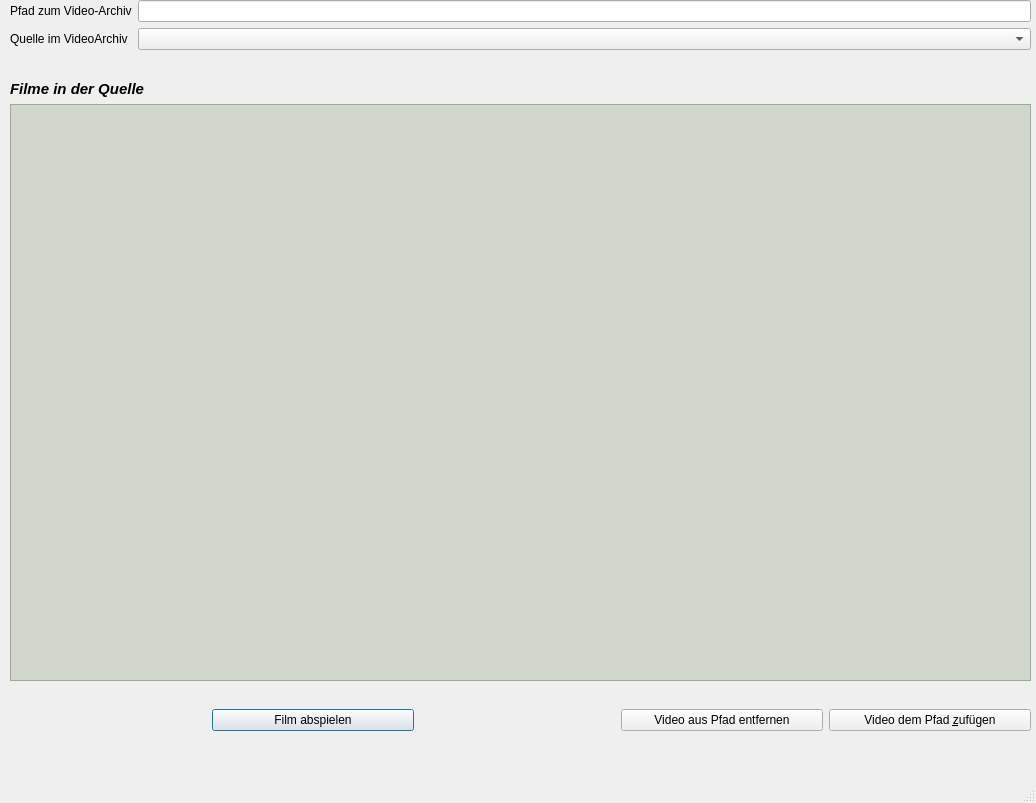
<?xml version="1.0" encoding="UTF-8"?>
<ui version="4.0">
 <class>MainWindow</class>
 <widget class="QMainWindow" name="MainWindow">
  <property name="geometry">
   <rect>
    <x>0</x>
    <y>0</y>
    <width>1036</width>
    <height>803</height>
   </rect>
  </property>
  <property name="windowTitle">
   <string>VideoArchiver</string>
  </property>
  <property name="windowIcon">
   <iconset>
    <normaloff>VidArchiver.ico</normaloff>VidArchiver.ico</iconset>
  </property>
  <widget class="QWidget" name="centralwidget">
   <widget class="QWidget" name="formLayoutWidget">
    <property name="geometry">
     <rect>
      <x>10</x>
      <y>0</y>
      <width>1021</width>
      <height>61</height>
     </rect>
    </property>
    <layout class="QFormLayout" name="formLayout_4">
     <item row="0" column="0">
      <widget class="QLabel" name="lbl_vidArchPfad">
       <property name="text">
        <string>Pfad zum Video-Archiv</string>
       </property>
      </widget>
     </item>
     <item row="0" column="1">
      <widget class="QLineEdit" name="le_vidArchPfad"/>
     </item>
     <item row="1" column="0">
      <widget class="QLabel" name="lbl_quelle">
       <property name="text">
        <string>Quelle im VideoArchiv</string>
       </property>
      </widget>
     </item>
     <item row="1" column="1">
      <widget class="QComboBox" name="cb_quelle"/>
     </item>
    </layout>
   </widget>
   <widget class="QWidget" name="horizontalLayoutWidget">
    <property name="geometry">
     <rect>
      <x>10</x>
      <y>80</y>
      <width>1021</width>
      <height>601</height>
     </rect>
    </property>
    <layout class="QHBoxLayout" name="horizontalLayout_2">
     <item>
      <layout class="QVBoxLayout" name="verticalLayout_2">
       <item>
        <widget class="QLabel" name="lbl_filmeQuelle">
         <property name="font">
          <font>
           <pointsize>11</pointsize>
           <weight>75</weight>
           <italic>true</italic>
           <bold>true</bold>
          </font>
         </property>
         <property name="text">
          <string>Filme in der Quelle</string>
         </property>
        </widget>
       </item>
       <item>
        <widget class="QTableView" name="tbl_film">
         <property name="autoFillBackground">
          <bool>false</bool>
         </property>
         <property name="styleSheet">
          <string notr="true">background-color: rgb(210, 215, 203);</string>
         </property>
         <property name="alternatingRowColors">
          <bool>true</bool>
         </property>
        </widget>
       </item>
      </layout>
     </item>
     <item>
      <layout class="QVBoxLayout" name="verticalLayout_3"/>
     </item>
    </layout>
   </widget>
   <widget class="QWidget" name="horizontalLayoutWidget_2">
    <property name="geometry">
     <rect>
      <x>10</x>
      <y>680</y>
      <width>1021</width>
      <height>80</height>
     </rect>
    </property>
    <layout class="QHBoxLayout" name="horizontalLayout_3">
     <item>
      <spacer name="horizontalSpacer_2">
       <property name="orientation">
        <enum>Qt::Horizontal</enum>
       </property>
       <property name="sizeHint" stdset="0">
        <size>
         <width>40</width>
         <height>20</height>
        </size>
       </property>
      </spacer>
     </item>
     <item>
      <widget class="QPushButton" name="btn_playVideo">
       <property name="sizePolicy">
        <sizepolicy hsizetype="Expanding" vsizetype="Fixed">
         <horstretch>0</horstretch>
         <verstretch>0</verstretch>
        </sizepolicy>
       </property>
       <property name="text">
        <string>Film abspielen</string>
       </property>
       <property name="default">
        <bool>true</bool>
       </property>
      </widget>
     </item>
     <item>
      <spacer name="horizontalSpacer">
       <property name="orientation">
        <enum>Qt::Horizontal</enum>
       </property>
       <property name="sizeHint" stdset="0">
        <size>
         <width>60</width>
         <height>20</height>
        </size>
       </property>
      </spacer>
     </item>
     <item>
      <widget class="QPushButton" name="btn_unlinkVideo">
       <property name="sizePolicy">
        <sizepolicy hsizetype="Expanding" vsizetype="Fixed">
         <horstretch>0</horstretch>
         <verstretch>0</verstretch>
        </sizepolicy>
       </property>
       <property name="text">
        <string>Video aus Pfad entfernen</string>
       </property>
      </widget>
     </item>
     <item>
      <widget class="QPushButton" name="btn_linkVideo">
       <property name="sizePolicy">
        <sizepolicy hsizetype="Expanding" vsizetype="Fixed">
         <horstretch>0</horstretch>
         <verstretch>0</verstretch>
        </sizepolicy>
       </property>
       <property name="text">
        <string>Video dem Pfad &amp;zufügen</string>
       </property>
      </widget>
     </item>
    </layout>
   </widget>
  </widget>
  <widget class="QMenuBar" name="menubar">
   <property name="geometry">
    <rect>
     <x>0</x>
     <y>0</y>
     <width>1036</width>
     <height>21</height>
    </rect>
   </property>
  </widget>
  <widget class="QStatusBar" name="statusbar"/>
 </widget>
 <resources/>
 <connections/>
</ui>
